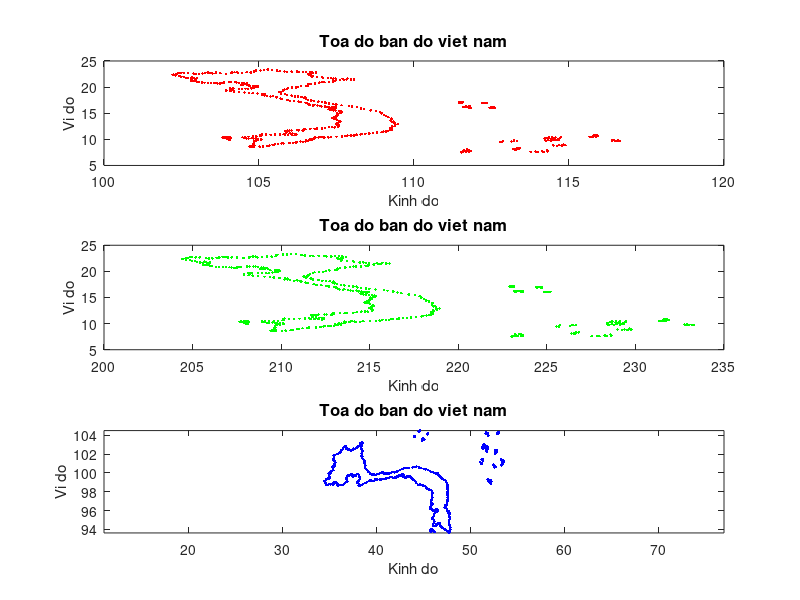

Write the MATLAB code that produced this figure.
U=load('Vietnam_all.dat');
x1=U(:,1);
y1=U(:,2);
figure()
subplot(3,1,1);
plot(x1,y1,'.r'); hold on
title('Toa do ban do viet nam','fontsize',12,'fontweight','b');
xlabel('Kinh do');
ylabel('Vi do');
xscal=2;
yscal=1;
x2=x1*xscal;
y2=y1*yscal;
subplot(3,1,2);
plot(x2,y2,'.g');
title('Toa do ban do viet nam','fontsize',12,'fontweight','b');
xlabel('Kinh do');
ylabel('Vi do');
alpha=45;
x3=x1*cos(alpha)-y1*sin(alpha);
y3=x1*sin(alpha)+y1*cos(alpha);
subplot(3,1,3);
plot(x3,y3,'.b');
title('Toa do ban do viet nam','fontsize',12,'fontweight','b');
xlabel('Kinh do');
ylabel('Vi do');
axis square;
axis equal;
